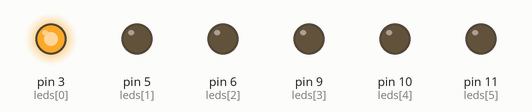
This sketch was run on a simulated Arduino Uno, built with avr-gcc and run on an emulated ATmega328P. Parts: output pins drawn as LEDs (lit = HIGH).

Above: at 0.05 s.
At 0.6 s:
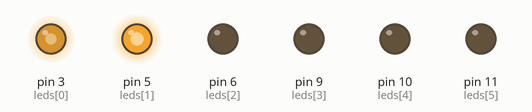
At 1.15 s:
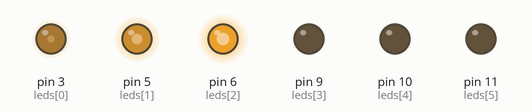
At 2.3 s:
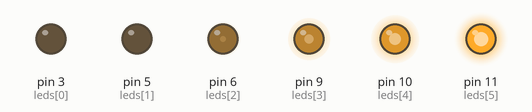
At 3.4 s:
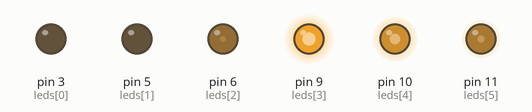
At 4.55 s:
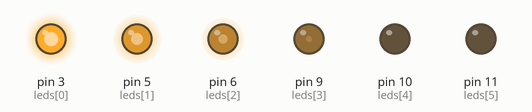
Timing chart, 0 to 5.9 s (numbered marks = the images above):
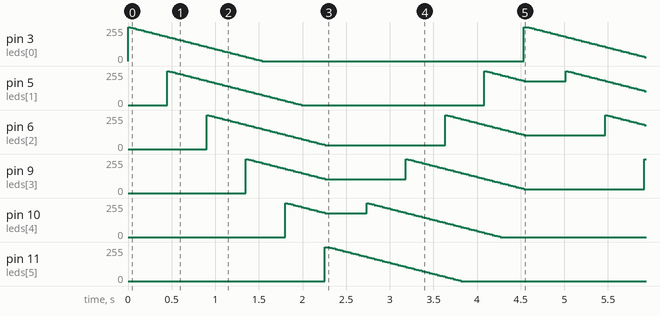

The sketch:

fadeLEDs.ino
```cpp
#define NUM 6
#define NEXT 180

int leds[NUM]={3,5,6,9,10,11};
int brightness[NUM];
int i;
int set_br(int leds,int br)
{
  analogWrite(leds,br);
  br-=5;
  if(br<0) br=0;
  return br;
}

void setup() {
  for(i=0;i<NUM;i++){
     pinMode(leds,OUTPUT);
  }
}

void loop() {
  for(i=0;i<NUM;i++){
   brightness[i]=255;
  }
  i=0;
  while(brightness[5]>254)
  {
    brightness[i]=set_br(leds[i],brightness[i]);
    if(i>0) brightness[i-1]=set_br(leds[i-1],brightness[i-1]);
    if(i>1) brightness[i-2]=set_br(leds[i-2],brightness[i-2]);
    if(i>2) brightness[i-3]=set_br(leds[i-3],brightness[i-3]);
    if(i>3) brightness[i-4]=set_br(leds[i-4],brightness[i-4]);
    if(i>4) brightness[i-5]=set_br(leds[i-5],brightness[i-5]);
    if(brightness[i]==NEXT) i++;
    delay(30);
  }
  for(int i=0;i<NUM;i++)
  {
    brightness[i]=255;
  }
  i=5;
  while(brightness[0]>254){
    brightness[i]=set_br(leds[i],brightness[i]);
    if(i<5) brightness[i+1]=set_br(leds[i+1],brightness[i+1]);
    if(i<4) brightness[i+2]=set_br(leds[i+2],brightness[i+2]);
    if(i<3) brightness[i+3]=set_br(leds[i+3],brightness[i+3]);
    if(i<2) brightness[i+4]=set_br(leds[i+4],brightness[i+4]);
    if(i<1) brightness[i+5]=set_br(leds[i+5],brightness[i+5]);
    if(brightness[i]==NEXT) i--;
    delay(30);
  }

}
```

Measured:
- by itself, pin 3 (leds[0]), pin 11 (leds[5]): ramps from 255/255 to 0/255 and jumps back, once every 4.6 s
- by itself, pin 5 (leds[1]), pin 10 (leds[4]): moves between 0/255 and 255/255, repeating every 4.6 s
- by itself, pin 6 (leds[2]), pin 9 (leds[3]): moves between 30/255 and 255/255, repeating every 4.6 s
